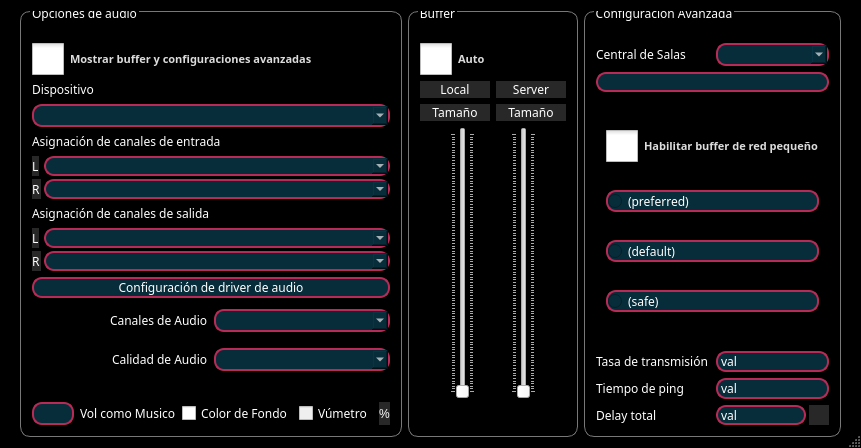
<?xml version="1.0" encoding="UTF-8"?>
<ui version="4.0">
 <class>CClientSettingsDlgBase</class>
 <widget class="QDialog" name="CClientSettingsDlgBase">
  <property name="geometry">
   <rect>
    <x>0</x>
    <y>0</y>
    <width>818</width>
    <height>431</height>
   </rect>
  </property>
  <property name="font">
   <font>
    <family>Noto Sans</family>
   </font>
  </property>
  <property name="windowTitle">
   <string>Configuración</string>
  </property>
  <property name="windowIcon">
   <iconset resource="resources.qrc">
    <normaloff>:/png/main/res/fronticon.png</normaloff>:/png/main/res/fronticon.png</iconset>
  </property>
  <property name="styleSheet">
   <string notr="true">#CClientSettingsDlgBase{
background-color: rgb(0, 0, 0);
color: rgb(255, 255, 255);
border-image: url(:/png/main/res/ui-2021/clientsettingsdialog/fondo_configuracion.png);

}

</string>
  </property>
  <property name="sizeGripEnabled">
   <bool>true</bool>
  </property>
  <layout class="QHBoxLayout">
   <property name="leftMargin">
    <number>20</number>
   </property>
   <property name="rightMargin">
    <number>20</number>
   </property>
   <item>
    <widget class="QGroupBox" name="grbSoundCard">
     <property name="font">
      <font>
       <family>Noto Sans</family>
      </font>
     </property>
     <property name="styleSheet">
      <string notr="true">QGroupBox{
    border: 1px solid rgb(120,120,120,);
	border-radius: 10;
    margin-top: 0.5em;
    color: white;
}

QGroupBox::title {
    top: -6px;
    left: 10px;
}</string>
     </property>
     <property name="title">
      <string>Opciones de audio</string>
     </property>
     <layout class="QVBoxLayout">
      <item>
       <widget class="QCheckBox" name="bufferConfiguracion">
        <property name="font">
         <font>
          <family>Montserrat Medium</family>
          <pointsize>8</pointsize>
          <weight>75</weight>
          <italic>false</italic>
          <bold>true</bold>
         </font>
        </property>
        <property name="styleSheet">
         <string notr="true">

#bufferConfiguracion::indicator {   
width:          32px;
                                             height:         32px; }                

#bufferConfiguracion::indicator:unchecked {
	
	image: url(:/png/main/res/ui-2021/clientsettingsdialog/check_borde_p.png);
}
                     
#bufferConfiguracion::indicator:pressed {
	
	image: url(:/png/main/res/ui-2021/clientsettingsdialog/check_azul_chico.png);
}
              
#bufferConfiguracion::indicator:unchecked:hover {
 
	
	image: url(:/png/main/res/ui-2021/clientsettingsdialog/check_rosa_chico.png);
}
                 
#bufferConfiguracion::indicator:checked {
  	 
	image: url(:/png/main/res/ui-2021/clientsettingsdialog/check_rosa_chico.png);
}
                   
#bufferConfiguracion {              
font: 57 8pt &quot;Montserrat Medium&quot;;
color:          rgb(220, 220, 220);
                                              font:           bold;
}
</string>
        </property>
        <property name="text">
         <string>Mostrar buffer y configuraciones avanzadas </string>
        </property>
       </widget>
      </item>
      <item>
       <widget class="QLabel" name="lblSoundcardDevice">
        <property name="font">
         <font>
          <family>Noto Sans</family>
         </font>
        </property>
        <property name="styleSheet">
         <string notr="true">color: rgb(255, 255, 255);</string>
        </property>
        <property name="text">
         <string>Dispositivo</string>
        </property>
       </widget>
      </item>
      <item>
       <widget class="QComboBox" name="cbxSoundcard">
        <property name="sizePolicy">
         <sizepolicy hsizetype="Expanding" vsizetype="Fixed">
          <horstretch>0</horstretch>
          <verstretch>0</verstretch>
         </sizepolicy>
        </property>
        <property name="minimumSize">
         <size>
          <width>153</width>
          <height>0</height>
         </size>
        </property>
        <property name="font">
         <font>
          <family>Noto Sans</family>
         </font>
        </property>
        <property name="autoFillBackground">
         <bool>false</bool>
        </property>
        <property name="styleSheet">
         <string notr="true">background-color: rgb(7, 45, 59);

border-radius: 10;

border-width: 2px;
border-style: solid;
border-color: rgb(186, 42, 86);
color: white;</string>
        </property>
       </widget>
      </item>
      <item>
       <widget class="QFrame" name="FrameSoundcardChannelSelection">
        <property name="sizePolicy">
         <sizepolicy hsizetype="Preferred" vsizetype="Preferred">
          <horstretch>0</horstretch>
          <verstretch>0</verstretch>
         </sizepolicy>
        </property>
        <property name="frameShape">
         <enum>QFrame::NoFrame</enum>
        </property>
        <property name="frameShadow">
         <enum>QFrame::Plain</enum>
        </property>
        <layout class="QVBoxLayout">
         <property name="leftMargin">
          <number>0</number>
         </property>
         <property name="topMargin">
          <number>0</number>
         </property>
         <property name="rightMargin">
          <number>0</number>
         </property>
         <property name="bottomMargin">
          <number>0</number>
         </property>
         <item>
          <widget class="QLabel" name="lblInChannelMapping">
           <property name="font">
            <font>
             <family>Noto Sans</family>
            </font>
           </property>
           <property name="styleSheet">
            <string notr="true">color: rgb(255, 255, 255);</string>
           </property>
           <property name="text">
            <string>Asignación de canales de entrada</string>
           </property>
          </widget>
         </item>
         <item>
          <layout class="QHBoxLayout">
           <property name="spacing">
            <number>3</number>
           </property>
           <item>
            <layout class="QVBoxLayout">
             <item>
              <widget class="QLabel" name="lblLInChan">
               <property name="sizePolicy">
                <sizepolicy hsizetype="Maximum" vsizetype="Preferred">
                 <horstretch>0</horstretch>
                 <verstretch>0</verstretch>
                </sizepolicy>
               </property>
               <property name="font">
                <font>
                 <family>Noto Sans</family>
                </font>
               </property>
               <property name="styleSheet">
                <string notr="true">background-color: rgb(40, 40, 40);
border-color: rgb(0, 0, 0);
color: rgb(255, 255, 255);
 border-image:  url(:/png/main/res/fondoo.png);</string>
               </property>
               <property name="text">
                <string>L</string>
               </property>
              </widget>
             </item>
             <item>
              <widget class="QLabel" name="lblRInChan">
               <property name="sizePolicy">
                <sizepolicy hsizetype="Maximum" vsizetype="Preferred">
                 <horstretch>0</horstretch>
                 <verstretch>0</verstretch>
                </sizepolicy>
               </property>
               <property name="font">
                <font>
                 <family>Noto Sans</family>
                </font>
               </property>
               <property name="styleSheet">
                <string notr="true">background-color: rgb(40, 40, 40);
border-color: rgb(0, 0, 0);
color: rgb(255, 255, 255);
 border-image:  url(:/png/main/res/fondoo.png);</string>
               </property>
               <property name="text">
                <string>R</string>
               </property>
              </widget>
             </item>
            </layout>
           </item>
           <item>
            <layout class="QVBoxLayout">
             <property name="spacing">
              <number>3</number>
             </property>
             <item>
              <widget class="QComboBox" name="cbxLInChan">
               <property name="styleSheet">
                <string notr="true">background-color: rgb(7, 45, 59);

border-radius: 10;

border-width: 2px;
border-style: solid;
border-color: rgb(186, 42, 86);
color: white;</string>
               </property>
              </widget>
             </item>
             <item>
              <widget class="QComboBox" name="cbxRInChan">
               <property name="styleSheet">
                <string notr="true">background-color: rgb(7, 45, 59);

border-radius: 10;

border-width: 2px;
border-style: solid;
border-color: rgb(186, 42, 86);
color: white;</string>
               </property>
              </widget>
             </item>
            </layout>
           </item>
          </layout>
         </item>
         <item>
          <widget class="QLabel" name="lblOutChannelMapping">
           <property name="font">
            <font>
             <family>Noto Sans</family>
            </font>
           </property>
           <property name="styleSheet">
            <string notr="true">color: rgb(255, 255, 255);</string>
           </property>
           <property name="text">
            <string>Asignación de canales de salida</string>
           </property>
          </widget>
         </item>
         <item>
          <layout class="QHBoxLayout">
           <property name="spacing">
            <number>3</number>
           </property>
           <item>
            <layout class="QVBoxLayout">
             <item>
              <widget class="QLabel" name="lblLOutChan">
               <property name="sizePolicy">
                <sizepolicy hsizetype="Maximum" vsizetype="Preferred">
                 <horstretch>0</horstretch>
                 <verstretch>0</verstretch>
                </sizepolicy>
               </property>
               <property name="font">
                <font>
                 <family>Noto Sans</family>
                </font>
               </property>
               <property name="styleSheet">
                <string notr="true">background-color: rgb(40, 40, 40);
border-color: rgb(0, 0, 0);
color: rgb(255, 255, 255);
 border-image:  url(:/png/main/res/fondoo.png);</string>
               </property>
               <property name="text">
                <string>L</string>
               </property>
              </widget>
             </item>
             <item>
              <widget class="QLabel" name="lblROutChan">
               <property name="sizePolicy">
                <sizepolicy hsizetype="Maximum" vsizetype="Preferred">
                 <horstretch>0</horstretch>
                 <verstretch>0</verstretch>
                </sizepolicy>
               </property>
               <property name="font">
                <font>
                 <family>Noto Sans</family>
                </font>
               </property>
               <property name="styleSheet">
                <string notr="true">background-color: rgb(40, 40, 40);
border-color: rgb(0, 0, 0);
color: rgb(255, 255, 255);
 border-image:  url(:/png/main/res/fondoo.png);</string>
               </property>
               <property name="text">
                <string>R</string>
               </property>
              </widget>
             </item>
            </layout>
           </item>
           <item>
            <layout class="QVBoxLayout">
             <property name="spacing">
              <number>3</number>
             </property>
             <item>
              <widget class="QComboBox" name="cbxLOutChan">
               <property name="styleSheet">
                <string notr="true">background-color: rgb(7, 45, 59);

border-radius: 10;

border-width: 2px;
border-style: solid;
border-color: rgb(186, 42, 86);
color: white;</string>
               </property>
              </widget>
             </item>
             <item>
              <widget class="QComboBox" name="cbxROutChan">
               <property name="styleSheet">
                <string notr="true">background-color: rgb(7, 45, 59);

border-radius: 10;

border-width: 2px;
border-style: solid;
border-color: rgb(186, 42, 86);
color: white;</string>
               </property>
              </widget>
             </item>
            </layout>
           </item>
          </layout>
         </item>
        </layout>
       </widget>
      </item>
      <item>
       <widget class="QPushButton" name="butDriverSetup">
        <property name="font">
         <font>
          <family>Noto Sans</family>
         </font>
        </property>
        <property name="styleSheet">
         <string notr="true">background-color: rgb(7, 45, 59);

border-radius: 10;

border-width: 2px;
border-style: solid;
border-color: rgb(186, 42, 86);
color: white;</string>
        </property>
        <property name="text">
         <string>Configuración de driver de audio</string>
        </property>
        <property name="autoDefault">
         <bool>false</bool>
        </property>
       </widget>
      </item>
      <item>
       <layout class="QHBoxLayout" name="audiochannellayout">
        <property name="topMargin">
         <number>5</number>
        </property>
        <property name="bottomMargin">
         <number>5</number>
        </property>
        <item alignment="Qt::AlignRight|Qt::AlignVCenter">
         <widget class="QLabel" name="lblAudioChannels">
          <property name="font">
           <font>
            <family>Noto Sans</family>
           </font>
          </property>
          <property name="styleSheet">
           <string notr="true">color: rgb(255, 255, 255);</string>
          </property>
          <property name="text">
           <string>Canales de Audio</string>
          </property>
         </widget>
        </item>
        <item alignment="Qt::AlignVCenter">
         <widget class="QComboBox" name="cbxAudioChannels">
          <property name="font">
           <font>
            <family>Noto Sans</family>
           </font>
          </property>
          <property name="styleSheet">
           <string notr="true">background-color: rgb(7, 45, 59);

border-radius: 10;

border-width: 2px;
border-style: solid;
border-color: rgb(186, 42, 86);
color: white;</string>
          </property>
         </widget>
        </item>
       </layout>
      </item>
      <item>
       <layout class="QHBoxLayout" name="horizontalLayout_7">
        <property name="topMargin">
         <number>5</number>
        </property>
        <property name="bottomMargin">
         <number>5</number>
        </property>
        <item alignment="Qt::AlignRight">
         <widget class="QLabel" name="lblAudioQuality">
          <property name="font">
           <font>
            <family>Noto Sans</family>
           </font>
          </property>
          <property name="styleSheet">
           <string notr="true">color: rgb(255, 255, 255);</string>
          </property>
          <property name="text">
           <string>Calidad de Audio</string>
          </property>
         </widget>
        </item>
        <item>
         <widget class="QComboBox" name="cbxAudioQuality">
          <property name="font">
           <font>
            <family>Noto Sans</family>
           </font>
          </property>
          <property name="styleSheet">
           <string notr="true">background-color: rgb(7, 45, 59);

border-radius: 10;

border-width: 2px;
border-style: solid;
border-color: rgb(186, 42, 86);
color: white;</string>
          </property>
         </widget>
        </item>
       </layout>
      </item>
      <item>
       <layout class="QHBoxLayout" name="horizontalLayout_8">
        <property name="topMargin">
         <number>20</number>
        </property>
        <item>
         <widget class="QLineEdit" name="edtNewClientLevel">
          <property name="font">
           <font>
            <family>Noto Sans</family>
           </font>
          </property>
          <property name="styleSheet">
           <string notr="true">background-color: rgb(7, 45, 59);

border-radius: 10;

border-width: 2px;
border-style: solid;
border-color: rgb(186, 42, 86);
color: white;</string>
          </property>
         </widget>
        </item>
        <item>
         <widget class="QLabel" name="lblNewClientLevel">
          <property name="font">
           <font>
            <family>Noto Sans</family>
           </font>
          </property>
          <property name="styleSheet">
           <string notr="true">color: rgb(255, 255, 255);</string>
          </property>
          <property name="text">
           <string>Vol como Musico</string>
          </property>
         </widget>
        </item>
        <item>
         <widget class="QCheckBox" name="chbGUIDesignFancy">
          <property name="font">
           <font>
            <family>Noto Sans</family>
           </font>
          </property>
          <property name="styleSheet">
           <string notr="true">color: rgb(255, 255, 255);</string>
          </property>
          <property name="text">
           <string>Color de Fondo</string>
          </property>
         </widget>
        </item>
        <item>
         <widget class="QCheckBox" name="chbDisplayChannelLevels">
          <property name="enabled">
           <bool>false</bool>
          </property>
          <property name="font">
           <font>
            <family>Noto Sans</family>
           </font>
          </property>
          <property name="styleSheet">
           <string notr="true">color: rgb(255, 255, 255);</string>
          </property>
          <property name="text">
           <string>Vúmetro</string>
          </property>
         </widget>
        </item>
        <item>
         <widget class="QLabel" name="lblPercentUnit">
          <property name="styleSheet">
           <string notr="true">background-color: rgb(40, 40, 40);
border-color: rgb(0, 0, 0);
color: rgb(255, 255, 255);
 border-image:  url(:/png/main/res/fondoo.png);</string>
          </property>
          <property name="text">
           <string>%</string>
          </property>
         </widget>
        </item>
       </layout>
      </item>
      <item>
       <spacer>
        <property name="orientation">
         <enum>Qt::Vertical</enum>
        </property>
        <property name="sizeHint" stdset="0">
         <size>
          <width>153</width>
          <height>0</height>
         </size>
        </property>
       </spacer>
      </item>
     </layout>
    </widget>
   </item>
   <item>
    <widget class="QGroupBox" name="grbJitterBuffer">
     <property name="font">
      <font>
       <family>Noto Sans</family>
      </font>
     </property>
     <property name="styleSheet">
      <string notr="true">QGroupBox{
    border: 1px solid rgb(120,120,120);
	border-radius: 10;
    margin-top: 0.5em;
    color: white;
}

QGroupBox::title {
    top: -6px;
    left: 10px;
}</string>
     </property>
     <property name="title">
      <string>Buffer</string>
     </property>
     <layout class="QVBoxLayout">
      <item>
       <widget class="QCheckBox" name="chbAutoJitBuf">
        <property name="font">
         <font>
          <family>Montserrat Medium</family>
          <pointsize>8</pointsize>
          <weight>75</weight>
          <italic>false</italic>
          <bold>true</bold>
         </font>
        </property>
        <property name="styleSheet">
         <string notr="true">

#chbAutoJitBuf::indicator {   
width:          32px;
                                             height:         32px; }                

#chbAutoJitBuf::indicator:unchecked {
	
	image: url(:/png/main/res/ui-2021/clientsettingsdialog/check_borde_p.png);
}
                     
#chbAutoJitBuf::indicator:pressed {
	
	image: url(:/png/main/res/ui-2021/clientsettingsdialog/check_azul_chico.png);
}
              
#chbAutoJitBuf::indicator:unchecked:hover {
 
	
	image: url(:/png/main/res/ui-2021/clientsettingsdialog/check_rosa_chico.png);
}
                 
#chbAutoJitBuf::indicator:checked {
  	 
	image: url(:/png/main/res/ui-2021/clientsettingsdialog/check_rosa_chico.png);
}
                   
#chbAutoJitBuf {              
font: 57 8pt &quot;Montserrat Medium&quot;;
color:          rgb(220, 220, 220);
                                              font:           bold;
}
</string>
        </property>
        <property name="text">
         <string>Auto</string>
        </property>
       </widget>
      </item>
      <item>
       <layout class="QHBoxLayout">
        <item>
         <widget class="QLabel" name="lblNetBufLabel">
          <property name="minimumSize">
           <size>
            <width>50</width>
            <height>0</height>
           </size>
          </property>
          <property name="font">
           <font>
            <family>Noto Sans</family>
           </font>
          </property>
          <property name="styleSheet">
           <string notr="true">background-color: rgb(40, 40, 40);
border-color: rgb(0, 0, 0);
color: rgb(255, 255, 255);
 border-image:  url(:/png/main/res/fondoo.png);</string>
          </property>
          <property name="text">
           <string>Local</string>
          </property>
          <property name="alignment">
           <set>Qt::AlignCenter</set>
          </property>
          <property name="wordWrap">
           <bool>false</bool>
          </property>
         </widget>
        </item>
        <item>
         <widget class="QLabel" name="lblNetBufServerLabel">
          <property name="minimumSize">
           <size>
            <width>50</width>
            <height>0</height>
           </size>
          </property>
          <property name="font">
           <font>
            <family>Noto Sans</family>
           </font>
          </property>
          <property name="styleSheet">
           <string notr="true">background-color: rgb(40, 40, 40);
border-color: rgb(0, 0, 0);
color: rgb(255, 255, 255);
 border-image:  url(:/png/main/res/fondoo.png);</string>
          </property>
          <property name="text">
           <string>Server</string>
          </property>
          <property name="alignment">
           <set>Qt::AlignCenter</set>
          </property>
          <property name="wordWrap">
           <bool>false</bool>
          </property>
         </widget>
        </item>
       </layout>
      </item>
      <item>
       <layout class="QHBoxLayout">
        <item>
         <widget class="QLabel" name="lblNetBuf">
          <property name="minimumSize">
           <size>
            <width>70</width>
            <height>0</height>
           </size>
          </property>
          <property name="font">
           <font>
            <family>Noto Sans</family>
           </font>
          </property>
          <property name="styleSheet">
           <string notr="true">background-color: rgb(40, 40, 40);
border-color: rgb(0, 0, 0);
color: rgb(255, 255, 255);
 border-image:  url(:/png/main/res/fondoo.png);</string>
          </property>
          <property name="text">
           <string>Tamaño</string>
          </property>
          <property name="alignment">
           <set>Qt::AlignCenter</set>
          </property>
          <property name="wordWrap">
           <bool>false</bool>
          </property>
         </widget>
        </item>
        <item>
         <widget class="QLabel" name="lblNetBufServer">
          <property name="minimumSize">
           <size>
            <width>70</width>
            <height>0</height>
           </size>
          </property>
          <property name="font">
           <font>
            <family>Noto Sans</family>
           </font>
          </property>
          <property name="styleSheet">
           <string notr="true">background-color: rgb(40, 40, 40);
border-color: rgb(0, 0, 0);
color: rgb(255, 255, 255);
 border-image:  url(:/png/main/res/fondoo.png);</string>
          </property>
          <property name="text">
           <string>Tamaño</string>
          </property>
          <property name="alignment">
           <set>Qt::AlignCenter</set>
          </property>
          <property name="wordWrap">
           <bool>false</bool>
          </property>
         </widget>
        </item>
       </layout>
      </item>
      <item>
       <layout class="QHBoxLayout">
        <item>
         <spacer>
          <property name="orientation">
           <enum>Qt::Horizontal</enum>
          </property>
          <property name="sizeType">
           <enum>QSizePolicy::Minimum</enum>
          </property>
          <property name="sizeHint" stdset="0">
           <size>
            <width>0</width>
            <height>0</height>
           </size>
          </property>
         </spacer>
        </item>
        <item>
         <widget class="QSlider" name="sldNetBuf">
          <property name="styleSheet">
           <string notr="true">QSlider::handle{
	border-image: url(:/png/main/res/ui-2021/clientdialog/fader_sala_blanco.png);

color: rgb(255, 255, 255);
}</string>
          </property>
          <property name="pageStep">
           <number>1</number>
          </property>
          <property name="orientation">
           <enum>Qt::Vertical</enum>
          </property>
          <property name="tickPosition">
           <enum>QSlider::TicksBothSides</enum>
          </property>
         </widget>
        </item>
        <item>
         <spacer>
          <property name="orientation">
           <enum>Qt::Horizontal</enum>
          </property>
          <property name="sizeType">
           <enum>QSizePolicy::Minimum</enum>
          </property>
          <property name="sizeHint" stdset="0">
           <size>
            <width>0</width>
            <height>0</height>
           </size>
          </property>
         </spacer>
        </item>
        <item>
         <widget class="QSlider" name="sldNetBufServer">
          <property name="styleSheet">
           <string notr="true">QSlider::handle{
	border-image: url(:/png/main/res/ui-2021/clientdialog/fader_sala_blanco.png);

color: rgb(255, 255, 255);
}</string>
          </property>
          <property name="pageStep">
           <number>1</number>
          </property>
          <property name="orientation">
           <enum>Qt::Vertical</enum>
          </property>
          <property name="tickPosition">
           <enum>QSlider::TicksBothSides</enum>
          </property>
         </widget>
        </item>
       </layout>
      </item>
      <item>
       <layout class="QHBoxLayout">
        <item>
         <spacer>
          <property name="orientation">
           <enum>Qt::Horizontal</enum>
          </property>
          <property name="sizeType">
           <enum>QSizePolicy::Minimum</enum>
          </property>
          <property name="sizeHint" stdset="0">
           <size>
            <width>0</width>
            <height>0</height>
           </size>
          </property>
         </spacer>
        </item>
        <item>
         <widget class="CMultiColorLED" name="ledNetw" native="true">
          <property name="sizePolicy">
           <sizepolicy hsizetype="Fixed" vsizetype="Fixed">
            <horstretch>0</horstretch>
            <verstretch>0</verstretch>
           </sizepolicy>
          </property>
          <property name="minimumSize">
           <size>
            <width>20</width>
            <height>20</height>
           </size>
          </property>
          <property name="maximumSize">
           <size>
            <width>20</width>
            <height>20</height>
           </size>
          </property>
         </widget>
        </item>
        <item>
         <spacer>
          <property name="orientation">
           <enum>Qt::Horizontal</enum>
          </property>
          <property name="sizeType">
           <enum>QSizePolicy::Minimum</enum>
          </property>
          <property name="sizeHint" stdset="0">
           <size>
            <width>0</width>
            <height>0</height>
           </size>
          </property>
         </spacer>
        </item>
       </layout>
      </item>
     </layout>
    </widget>
   </item>
   <item>
    <widget class="QGroupBox" name="grbMeasureResults">
     <property name="font">
      <font>
       <family>Noto Sans</family>
      </font>
     </property>
     <property name="styleSheet">
      <string notr="true">QGroupBox{
    border: 1px solid rgb(120,120,120);
	border-radius: 10;
    margin-top: 0.5em;
    color: white;
}

QGroupBox::title {
    top: -6px;
    left: 10px;
}</string>
     </property>
     <property name="title">
      <string>Configuración Avanzada</string>
     </property>
     <layout class="QVBoxLayout" name="verticalLayout_3">
      <item>
       <layout class="QHBoxLayout">
        <item>
         <widget class="QLabel" name="lblCentralServerAddress">
          <property name="font">
           <font>
            <family>Noto Sans</family>
           </font>
          </property>
          <property name="styleSheet">
           <string notr="true">color: rgb(255, 255, 255);</string>
          </property>
          <property name="text">
           <string>Central de Salas</string>
          </property>
         </widget>
        </item>
        <item>
         <widget class="QComboBox" name="cbxCentServAddrType">
          <property name="font">
           <font>
            <family>Noto Sans</family>
           </font>
          </property>
          <property name="styleSheet">
           <string notr="true">background-color: rgb(7, 45, 59);

border-radius: 10;

border-width: 2px;
border-style: solid;
border-color: rgb(186, 42, 86);
color: white;</string>
          </property>
         </widget>
        </item>
       </layout>
      </item>
      <item>
       <widget class="QLineEdit" name="edtCentralServerAddress">
        <property name="sizePolicy">
         <sizepolicy hsizetype="Expanding" vsizetype="Fixed">
          <horstretch>0</horstretch>
          <verstretch>0</verstretch>
         </sizepolicy>
        </property>
        <property name="styleSheet">
         <string notr="true">background-color: rgb(7, 45, 59);

border-radius: 10;

border-width: 2px;
border-style: solid;
border-color: rgb(186, 42, 86);
color: white;</string>
        </property>
       </widget>
      </item>
      <item>
       <widget class="QGroupBox" name="grbSoundCrdBufDelay">
        <property name="font">
         <font>
          <family>Noto Sans</family>
         </font>
        </property>
        <property name="styleSheet">
         <string notr="true">QGroupBox{
    border: 1px solid rgb(120,120,120,0);
	border-radius: 10;
    margin-top: 0.5em;
    color: white;
}

QGroupBox::title {
    top: -6px;
    left: 10px;
}</string>
        </property>
        <property name="title">
         <string/>
        </property>
        <layout class="QVBoxLayout">
         <item>
          <widget class="QCheckBox" name="chbEnableOPUS64">
           <property name="font">
            <font>
             <family>Montserrat Medium</family>
             <pointsize>8</pointsize>
             <weight>75</weight>
             <italic>false</italic>
             <bold>true</bold>
            </font>
           </property>
           <property name="styleSheet">
            <string notr="true">#chbEnableOPUS64::indicator {   
width:          32px;
                                             height:         32px; }                

#chbEnableOPUS64::indicator:unchecked {
	
	image: url(:/png/main/res/ui-2021/clientsettingsdialog/check_borde_p.png);
}
                     
#chbEnableOPUS64::indicator:pressed {
	
	image: url(:/png/main/res/ui-2021/clientsettingsdialog/check_azul_chico.png);
}
              
#chbEnableOPUS64::indicator:unchecked:hover {
 
	
	image: url(:/png/main/res/ui-2021/clientsettingsdialog/check_rosa_chico.png);
}
                 
#chbEnableOPUS64::indicator:checked {
  	 
	image: url(:/png/main/res/ui-2021/clientsettingsdialog/check_rosa_chico.png);
}
                   
#chbEnableOPUS64 {              
font: 57 8pt &quot;Montserrat Medium&quot;;
color:          rgb(220, 220, 220);
                                              font:           bold;
}
</string>
           </property>
           <property name="text">
            <string>Habilitar buffer de red pequeño</string>
           </property>
          </widget>
         </item>
         <item>
          <widget class="QRadioButton" name="rbtBufferDelayPreferred">
           <property name="font">
            <font>
             <family>Noto Sans</family>
            </font>
           </property>
           <property name="styleSheet">
            <string notr="true">background-color: rgb(7, 45, 59);

border-radius: 10;

border-width: 2px;
border-style: solid;
border-color: rgb(186, 42, 86);
color: white;</string>
           </property>
           <property name="text">
            <string>(preferred)</string>
           </property>
          </widget>
         </item>
         <item>
          <widget class="QRadioButton" name="rbtBufferDelayDefault">
           <property name="font">
            <font>
             <family>Noto Sans</family>
            </font>
           </property>
           <property name="styleSheet">
            <string notr="true">background-color: rgb(7, 45, 59);

border-radius: 10;

border-width: 2px;
border-style: solid;
border-color: rgb(186, 42, 86);
color: white;</string>
           </property>
           <property name="text">
            <string>(default)</string>
           </property>
          </widget>
         </item>
         <item>
          <widget class="QRadioButton" name="rbtBufferDelaySafe">
           <property name="font">
            <font>
             <family>Noto Sans</family>
            </font>
           </property>
           <property name="styleSheet">
            <string notr="true">background-color: rgb(7, 45, 59);

border-radius: 10;

border-width: 2px;
border-style: solid;
border-color: rgb(186, 42, 86);
color: white;</string>
           </property>
           <property name="text">
            <string>(safe)</string>
           </property>
          </widget>
         </item>
        </layout>
       </widget>
      </item>
      <item>
       <layout class="QHBoxLayout">
        <item>
         <widget class="QLabel" name="lblUpstream">
          <property name="font">
           <font>
            <family>Noto Sans</family>
           </font>
          </property>
          <property name="styleSheet">
           <string notr="true">
color: rgb(255, 255, 255);
</string>
          </property>
          <property name="text">
           <string>Tasa de transmisión</string>
          </property>
         </widget>
        </item>
        <item>
         <widget class="QLabel" name="lblUpstreamValue">
          <property name="sizePolicy">
           <sizepolicy hsizetype="Preferred" vsizetype="Maximum">
            <horstretch>0</horstretch>
            <verstretch>0</verstretch>
           </sizepolicy>
          </property>
          <property name="minimumSize">
           <size>
            <width>50</width>
            <height>20</height>
           </size>
          </property>
          <property name="font">
           <font>
            <family>Noto Sans</family>
           </font>
          </property>
          <property name="styleSheet">
           <string notr="true">background-color: rgb(7, 45, 59);

border-radius: 10;

border-width: 2px;
border-style: solid;
border-color: rgb(186, 42, 86);
color: white;</string>
          </property>
          <property name="text">
           <string>val</string>
          </property>
         </widget>
        </item>
       </layout>
      </item>
      <item>
       <layout class="QHBoxLayout">
        <item>
         <widget class="QLabel" name="lblPingTime">
          <property name="font">
           <font>
            <family>Noto Sans</family>
           </font>
          </property>
          <property name="styleSheet">
           <string notr="true">
color: rgb(255, 255, 255);
</string>
          </property>
          <property name="text">
           <string>Tiempo de ping</string>
          </property>
         </widget>
        </item>
        <item>
         <widget class="QLabel" name="lblPingTimeValue">
          <property name="sizePolicy">
           <sizepolicy hsizetype="Preferred" vsizetype="Maximum">
            <horstretch>0</horstretch>
            <verstretch>0</verstretch>
           </sizepolicy>
          </property>
          <property name="minimumSize">
           <size>
            <width>50</width>
            <height>20</height>
           </size>
          </property>
          <property name="font">
           <font>
            <family>Noto Sans</family>
           </font>
          </property>
          <property name="styleSheet">
           <string notr="true">background-color: rgb(7, 45, 59);

border-radius: 10;

border-width: 2px;
border-style: solid;
border-color: rgb(186, 42, 86);
color: white;</string>
          </property>
          <property name="text">
           <string>val</string>
          </property>
         </widget>
        </item>
       </layout>
      </item>
      <item>
       <layout class="QHBoxLayout">
        <item>
         <widget class="QLabel" name="lblOverallDelay">
          <property name="font">
           <font>
            <family>Noto Sans</family>
           </font>
          </property>
          <property name="styleSheet">
           <string notr="true">color: rgb(255, 255, 255);
</string>
          </property>
          <property name="text">
           <string>Delay total</string>
          </property>
         </widget>
        </item>
        <item>
         <layout class="QHBoxLayout">
          <property name="spacing">
           <number>3</number>
          </property>
          <item>
           <widget class="QLabel" name="lblOverallDelayValue">
            <property name="sizePolicy">
             <sizepolicy hsizetype="Preferred" vsizetype="Maximum">
              <horstretch>0</horstretch>
              <verstretch>0</verstretch>
             </sizepolicy>
            </property>
            <property name="minimumSize">
             <size>
              <width>50</width>
              <height>20</height>
             </size>
            </property>
            <property name="font">
             <font>
              <family>Noto Sans</family>
             </font>
            </property>
            <property name="styleSheet">
             <string notr="true">background-color: rgb(7, 45, 59);

border-radius: 10;

border-width: 2px;
border-style: solid;
border-color: rgb(186, 42, 86);
color: white;</string>
            </property>
            <property name="text">
             <string>val</string>
            </property>
           </widget>
          </item>
          <item>
           <widget class="CMultiColorLED" name="ledOverallDelay" native="true">
            <property name="sizePolicy">
             <sizepolicy hsizetype="Fixed" vsizetype="Fixed">
              <horstretch>0</horstretch>
              <verstretch>0</verstretch>
             </sizepolicy>
            </property>
            <property name="minimumSize">
             <size>
              <width>20</width>
              <height>20</height>
             </size>
            </property>
            <property name="maximumSize">
             <size>
              <width>20</width>
              <height>20</height>
             </size>
            </property>
            <property name="styleSheet">
             <string notr="true">background-color: rgb(40, 40, 40);
border-color: rgb(0, 0, 0);
color: rgb(255, 255, 255);
 border-image:  url(:/png/main/res/fondoo.png);</string>
            </property>
           </widget>
          </item>
         </layout>
        </item>
       </layout>
      </item>
     </layout>
    </widget>
   </item>
  </layout>
 </widget>
 <customwidgets>
  <customwidget>
   <class>CMultiColorLED</class>
   <extends>QWidget</extends>
   <header>multicolorled.h</header>
  </customwidget>
 </customwidgets>
 <tabstops>
  <tabstop>cbxSoundcard</tabstop>
  <tabstop>cbxLInChan</tabstop>
  <tabstop>cbxRInChan</tabstop>
  <tabstop>cbxLOutChan</tabstop>
  <tabstop>cbxROutChan</tabstop>
  <tabstop>rbtBufferDelayPreferred</tabstop>
  <tabstop>rbtBufferDelayDefault</tabstop>
  <tabstop>chbAutoJitBuf</tabstop>
  <tabstop>sldNetBuf</tabstop>
  <tabstop>sldNetBufServer</tabstop>
  <tabstop>cbxCentServAddrType</tabstop>
  <tabstop>edtCentralServerAddress</tabstop>
 </tabstops>
 <resources>
  <include location="resources.qrc"/>
 </resources>
 <connections/>
</ui>
